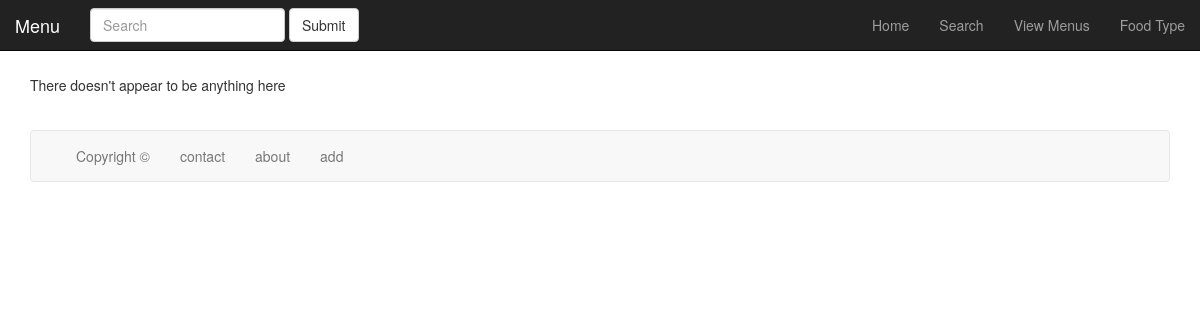
Before: /menus/type/ with the older database file.
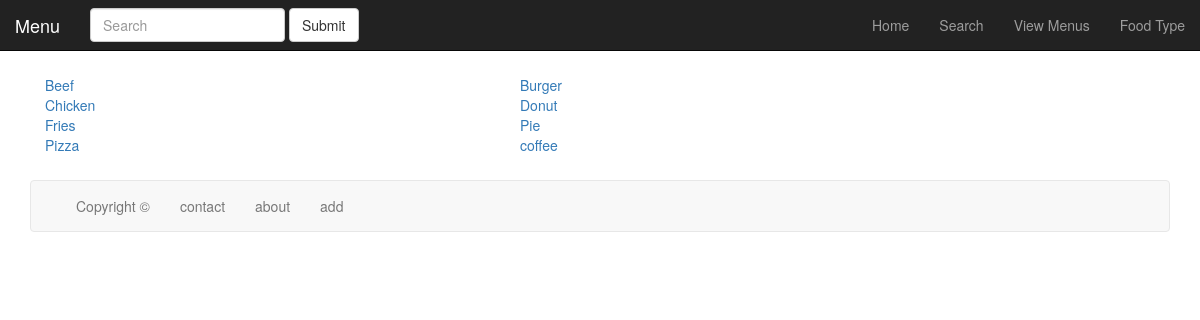
After: the same page with the newer database file.
### menu/models.py (models this page shows, shortened)
class FoodType(models.Model): #Food Types don't inherit anything, contains single attribute with many to many rel.
    type = models.CharField(max_length=30, default='')
    class Meta:
        verbose_name = 'Category for Food Type'
        verbose_name_plural = 'Category for Food Type'

### menu/views.py (the view)
# urls.py: url(r'^menus/type/', 'menu.views.render_browse_type_index'),
def render_browse_type_index(request):
    foodType = FoodType.objects.all().order_by("type")
    context = {'foodTypes':foodType}
    return render_to_response("food.html",context)

### menu/templates/food.html (shortened to what this page needs)
{% extends 'header.html' %}
{% load staticfiles %}
{% block page %}
    {% if foodTypes %}
        {% for f in foodTypes %}
            <div class="col-sm-5">
                <a href="/menus/type/{{ f.id }}">{{ f.type }}</a>
            </div>
        {% endfor %}
    {% else %}
        <p> There doesn't appear to be anything here</p>
    {% endif %}
{% endblock %}

Changed rows visible on the page:
added FoodType: type "Beef"
added FoodType: type "Burger"
added FoodType: type "Chicken"
added FoodType: type "Donut"
added FoodType: type "Fries"
added FoodType: type "Pie"
added FoodType: type "Pizza"
added FoodType: type "coffee"
Other visible differences:
text no longer shown: "There doesn't appear to be anything here"
